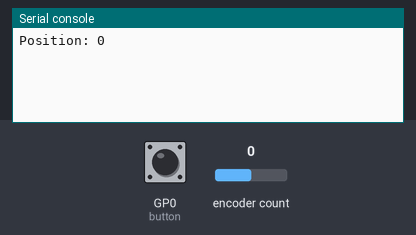
The program below on a simulated Raspberry Pi Pico running CircuitPython. Shown: the last lines printed to the serial console. The inputs (shaded band) are chosen by the test bench; at power-on: GP0 (button) HIGH, encoder count 0.

Above: at 1.2 s.
1.3 s: GP0 (button) pulled LOW for 0.15 s
At 2.3 s:
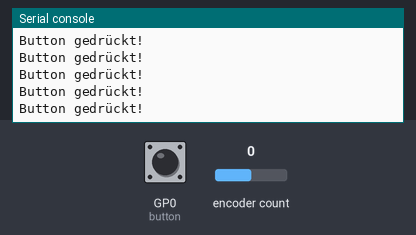
2.9 s: encoder count set to 1
At 4.1 s:
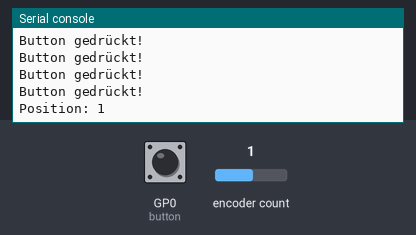
4.4 s: encoder count set to 2
At 5.6 s:
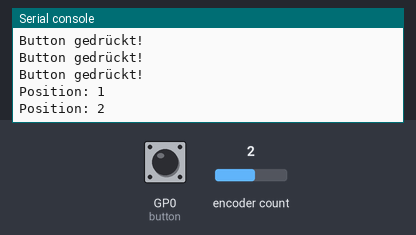

Measured:
- after the input at 1.3 s, the serial console: prints a new line at once (image 1)
- after the input at 2.9 s, the serial console: prints a new line at once (image 2)
- after the input at 4.4 s, the serial console: prints a new line at once (image 3)

The program:

code_encoder.py
```python
import board
import rotaryio
import digitalio
import time

# The divisor of the quadrature signal.
# Use 1 for encoders without detents, or encoders with 4 detents per cycle.
# Use 2 for encoders with 2 detents per cycle.
# Use 4 for encoders with 1 detent per cycle.
# class rotaryio.IncrementalEncoder(pin_a: microcontroller.Pin, pin_b: microcontroller.Pin, divisor: int = 4)

# Rotary Encoder an Pin GP17 (A) und GP18 (B) anschließen
encoder = rotaryio.IncrementalEncoder(board.GP17, board.GP18, 2)

# Optional: Taster am Encoder (z.B. an GP0)
button = digitalio.DigitalInOut(board.GP0)
button.direction = digitalio.Direction.INPUT
button.pull = digitalio.Pull.UP

last_position = None

while True:
    position = encoder.position
    if position != last_position:
        print("Position:", position)
        last_position = position

    if not button.value:
        print("Button gedrückt!")
    time.sleep(0.01)
```
